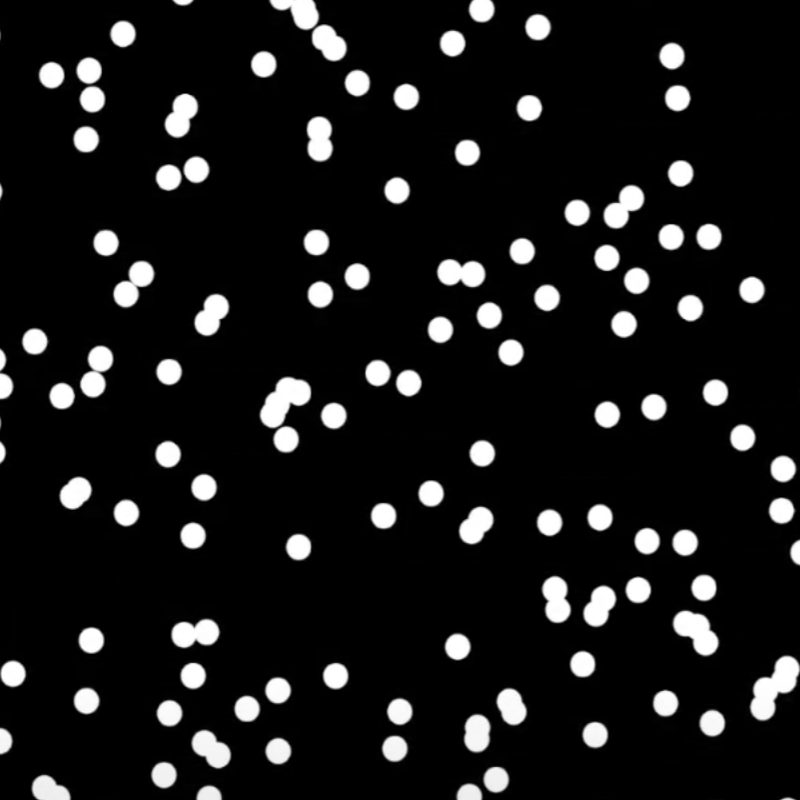
#> input picture public/py/image1.png, 800 x 800 px
$ python -i atest20.py   (imports and definitions only)   (older library calls are emulated)
#> lines starting #> are read from the running program, lines starting #| are printed output that depends on the picture; after the words box and inside, x2 and y2 are one past the last pixel; in counts of white or black regions, pixels touching at a corner belong together
import os
import csv
import cv2
import numpy as np
import matplotlib.pyplot as plt

# ======================
# CONFIG (edit these)
# ======================
IMG_DIR   = r"D:\vectionProject\public\camear1images"
CSV_PATH  = os.path.join(IMG_DIR, "cam1_tree_bbox.csv")

VIDEO_IN  = os.path.join(r"D:\vectionProject\public\freq_test_videos", "orig_lin.mp4")

FPS = 60
SECONDS_PER_STEP = 1.0
N_PER_STEP = int(round(FPS * SECONDS_PER_STEP))  # 60 (frames per step)
STEP_LEN_DIFF = N_PER_STEP - 1                   # 59 (diff samples per step)

WIN = 256  # ROI window size (256 or 320 recommended)

# Edge-only metrics
EDGE_TOP_PCT = 0.10        # top 10% strongest-gradient pixels
EDGE_DILATE  = 1           # 0=no, 1=3x3 dilate once (makes edge mask more stable)

# Preview video (ROI overlay)
MAKE_PREVIEW = True
PREVIEW_OUT  = os.path.join(os.path.dirname(VIDEO_IN), "roi_preview.mp4")

# Filters
SKIP_SEGMENT_FIRST_FRAME = True   # skip k==0 for step>0 to avoid duplicate endpoints
SKIP_IF_TOUCH_BORDER     = True   # skip frames where ROI window is clamped to image border

# Limit analysis (optional)
MAX_STEPS = None  # e.g. 13; None = use all available

# ======================
# utils
# ======================
def clamp_int(v, lo, hi):
    return max(lo, min(hi, int(v)))

# [10 lines left out: function crop_center, not called in this run]

def to_gray_float(im_bgr):
    return cv2.cvtColor(im_bgr, cv2.COLOR_BGR2GRAY).astype(np.float32) / 255.0

def grad_mag(gray):
    gx = cv2.Sobel(gray, cv2.CV_32F, 1, 0, ksize=3)
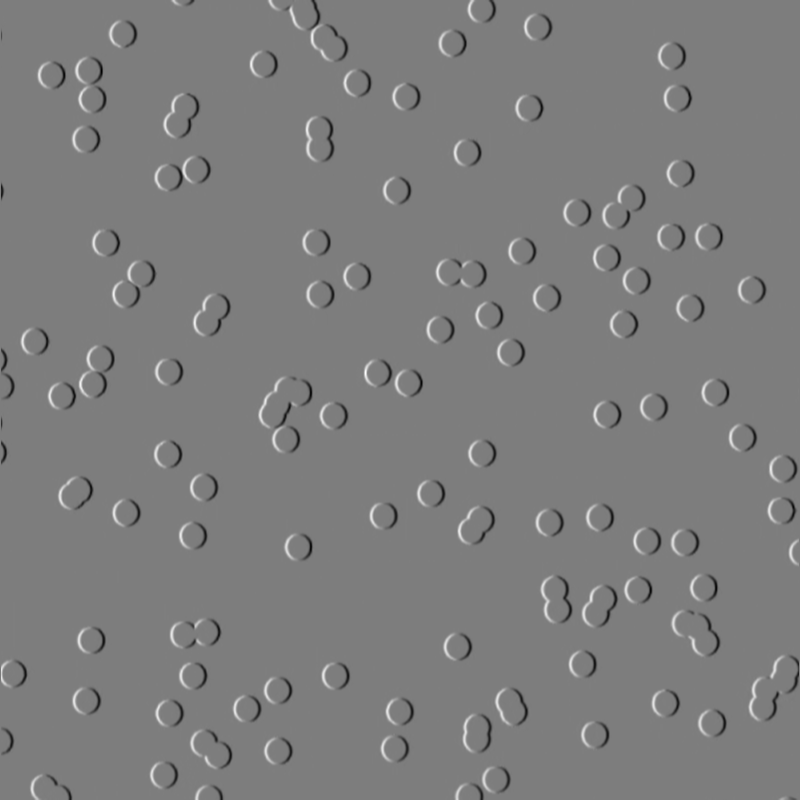
#> gx: shape (800, 800) float32; min -829, max 854, mean -0.3; drawn with min black and max white
    gy = cv2.Sobel(gray, cv2.CV_32F, 0, 1, ksize=3)
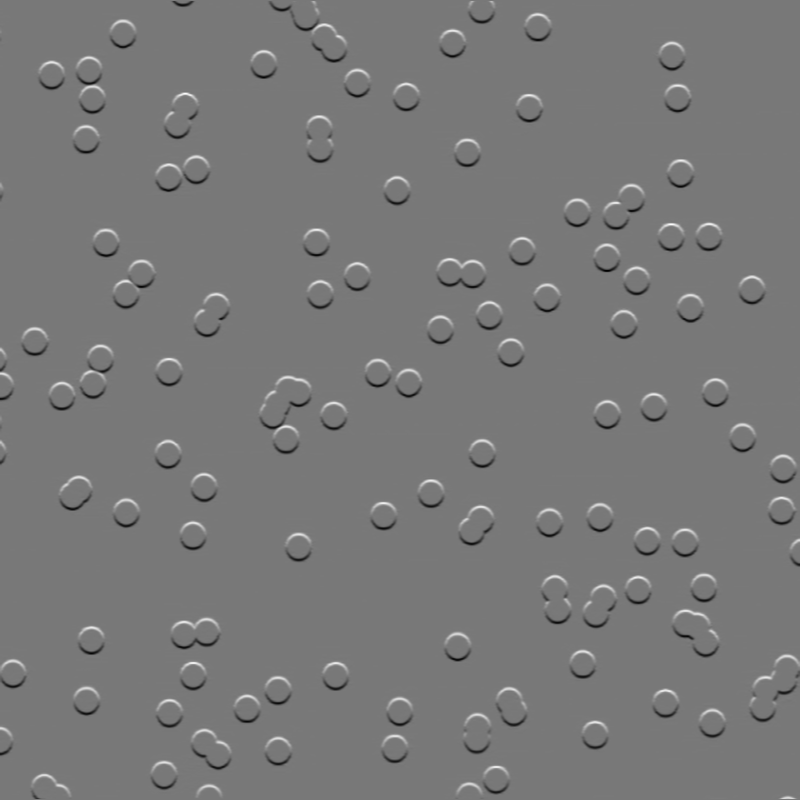
#> gy: shape (800, 800) float32; min -830, max 921, mean 0; drawn with min black and max white
    return np.sqrt(gx*gx + gy*gy)
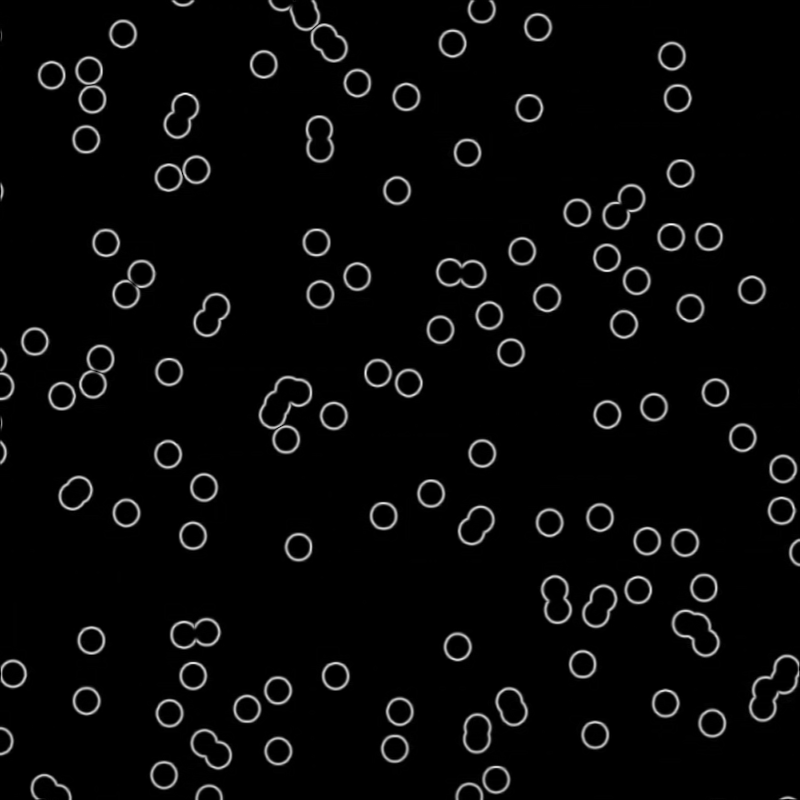
#> returned value: shape (800, 800) float32; min 0, max 921.1, mean 30; drawn with min black and max white

def edge_mask_from_gray(gray, top_pct=0.10, dilate=1):
    g = grad_mag(gray)
    thr = np.quantile(g, 1.0 - float(top_pct))
#> thr = 11.4
    m = (g >= thr)
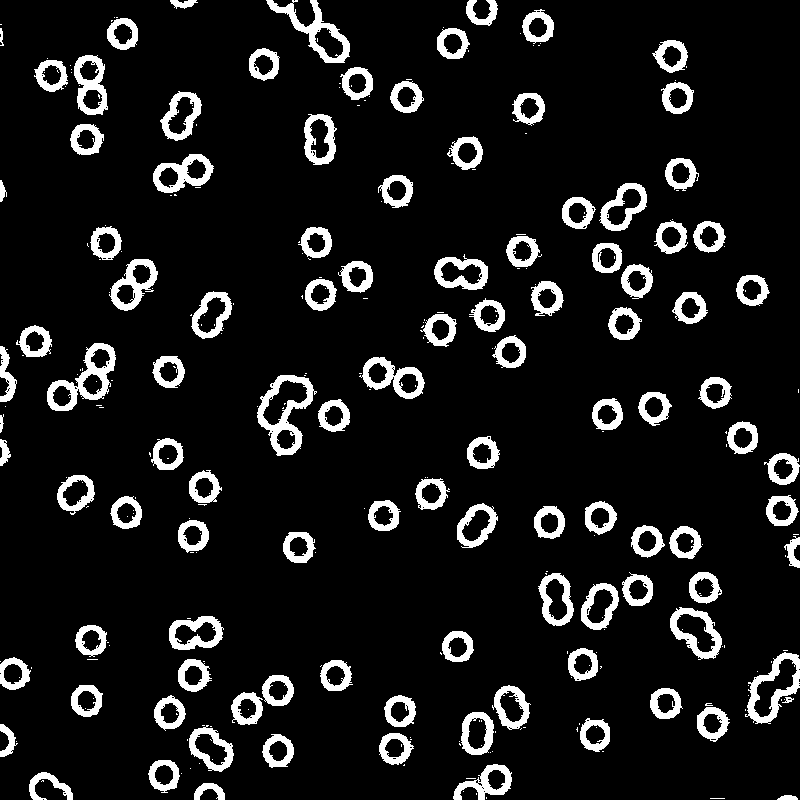
#> m: shape (800, 800) bool; 10.1% white; 304 white regions (197 under 20 px), largest, box (x1, y1, x2, y2) and area: (257, 375, 317, 456) 1635, (47, 343, 116, 411) 1554, (266, 0, 350, 63) 1353
    if dilate and dilate > 0:
        k = np.ones((3,3), np.uint8)
        m = cv2.dilate(m.astype(np.uint8), k, iterations=int(dilate)).astype(bool)
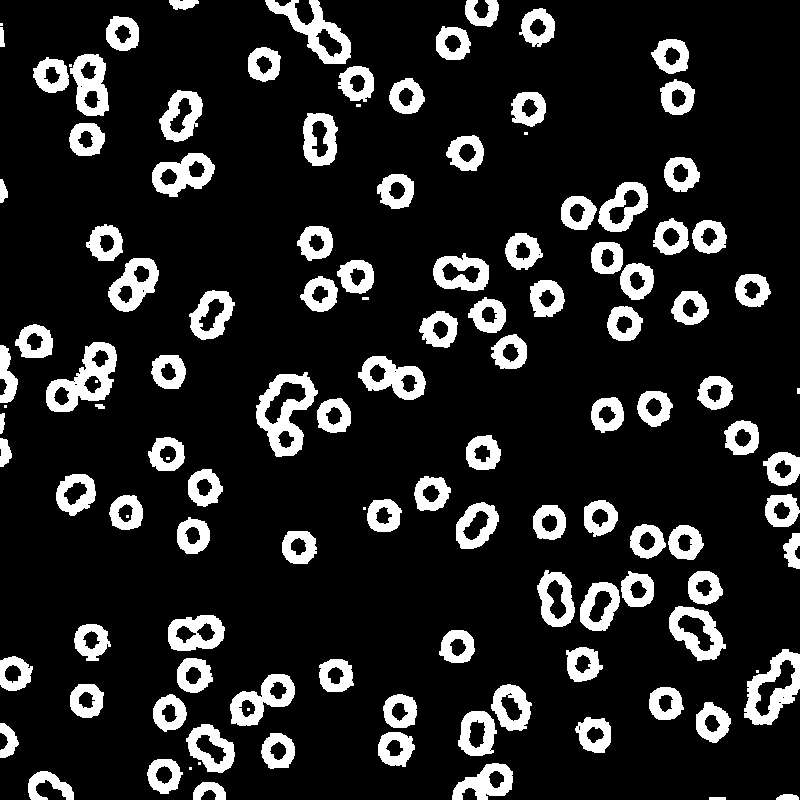
#> m: shape (800, 800) bool; 14.4% white; 122 white regions (14 under 20 px), largest, box (x1, y1, x2, y2) and area: (256, 372, 318, 457) 2320, (46, 342, 117, 412) 2211, (744, 649, 800, 725) 1952
    return m

# [270 lines left out: functions compute_metrics, read_centers_from_csv, aligned_mean_std, main, not called in this run]

# [2 lines not run here, left out]

>>> import cv2
>>> picture = cv2.imread('image1.png', cv2.IMREAD_GRAYSCALE)
>>> result = edge_mask_from_gray(picture)

$ run again, on public/py/image2.png
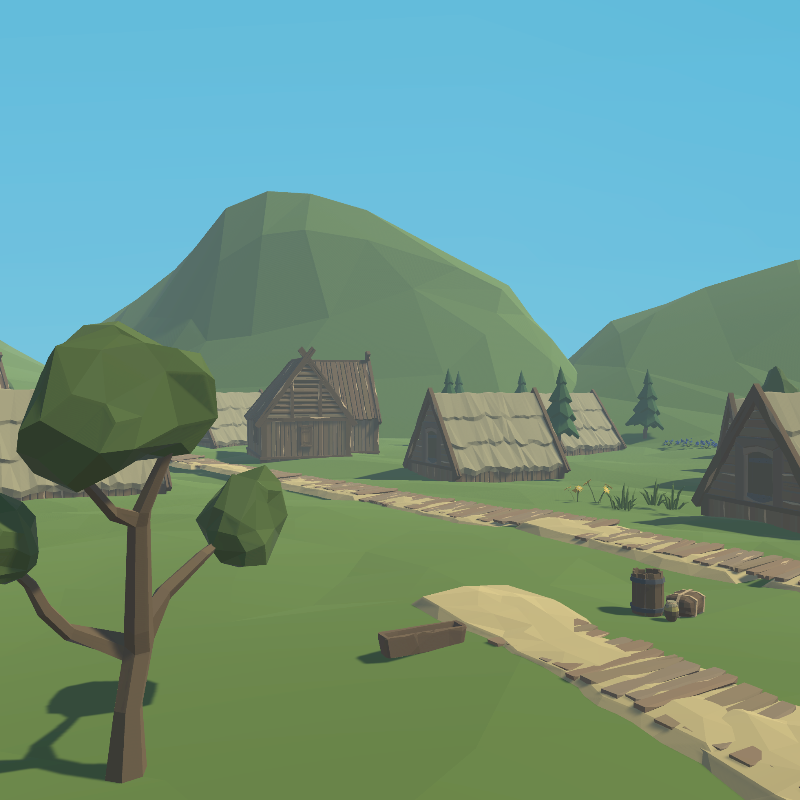
#> input picture public/py/image2.png, 800 x 800 px
#> in grad_mag, `return np.sqrt(gx*gx + gy*gy)`:
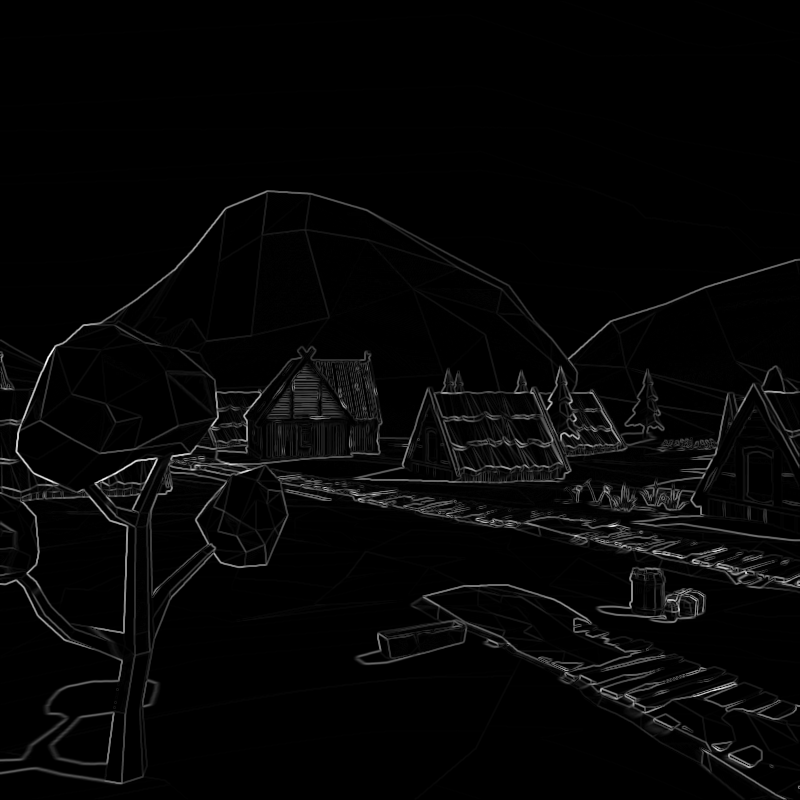
#> returned value: shape (800, 800) float32; min 0, max 532.2, mean 12.6; drawn with min black and max white
#> thr = 29.7
#> in edge_mask_from_gray, `m = cv2.dilate(m.astype(np.uint8), k, iterations=int(dilate)).astype(b..`:
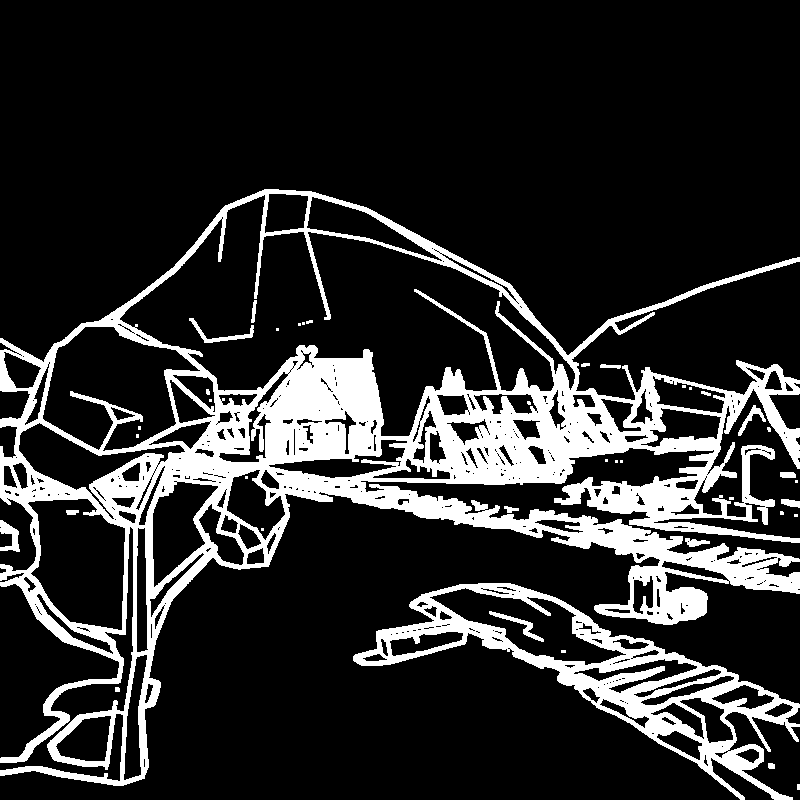
#> m: shape (800, 800) bool; 17.6% white; 40 white regions (21 under 20 px), largest, box (x1, y1, x2, y2) and area: (0, 189, 800, 786) 93581, (353, 583, 800, 800) 16838, (189, 318, 254, 343) 334

$ run again, on public/py/image3.png
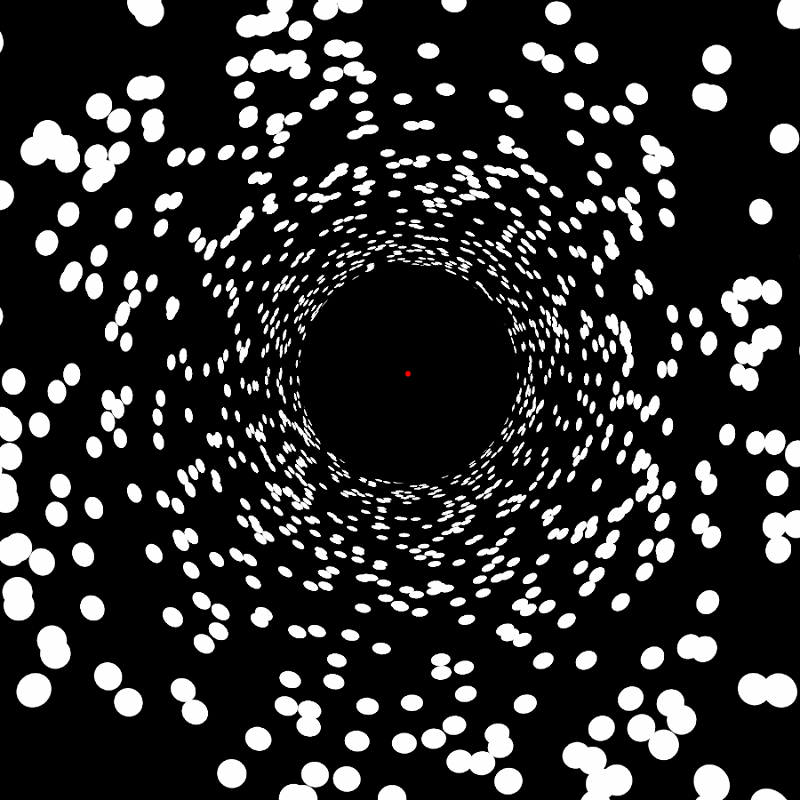
#> input picture public/py/image3.png, 800 x 800 px
#> in grad_mag, `return np.sqrt(gx*gx + gy*gy)`:
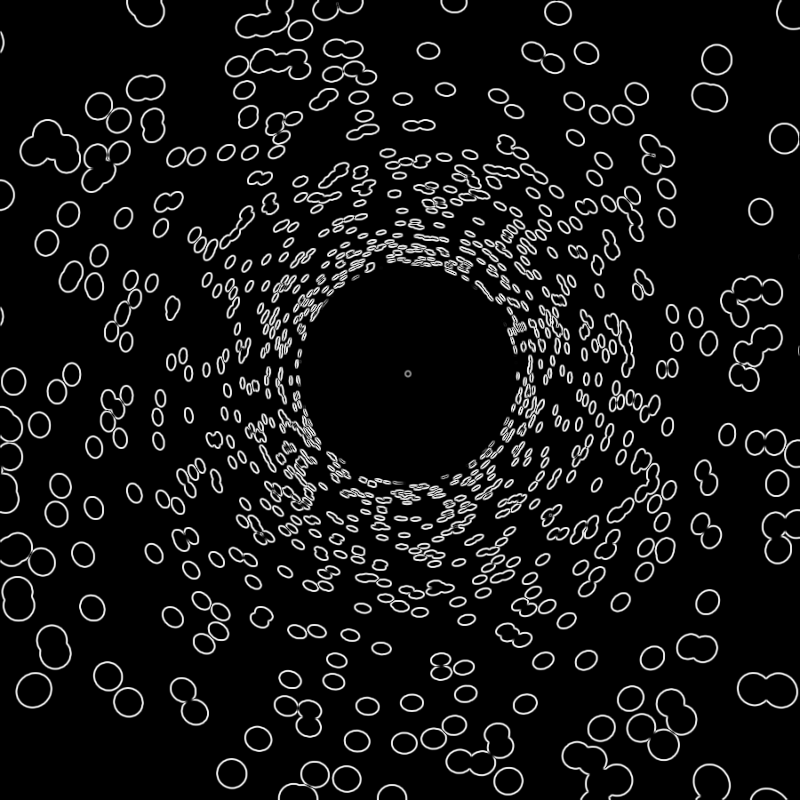
#> returned value: shape (800, 800) float32; min 0, max 1140.4, mean 90.3; drawn with min black and max white
#> thr = 382.6
#> in edge_mask_from_gray, `m = cv2.dilate(m.astype(np.uint8), k, iterations=int(dilate)).astype(b..`:
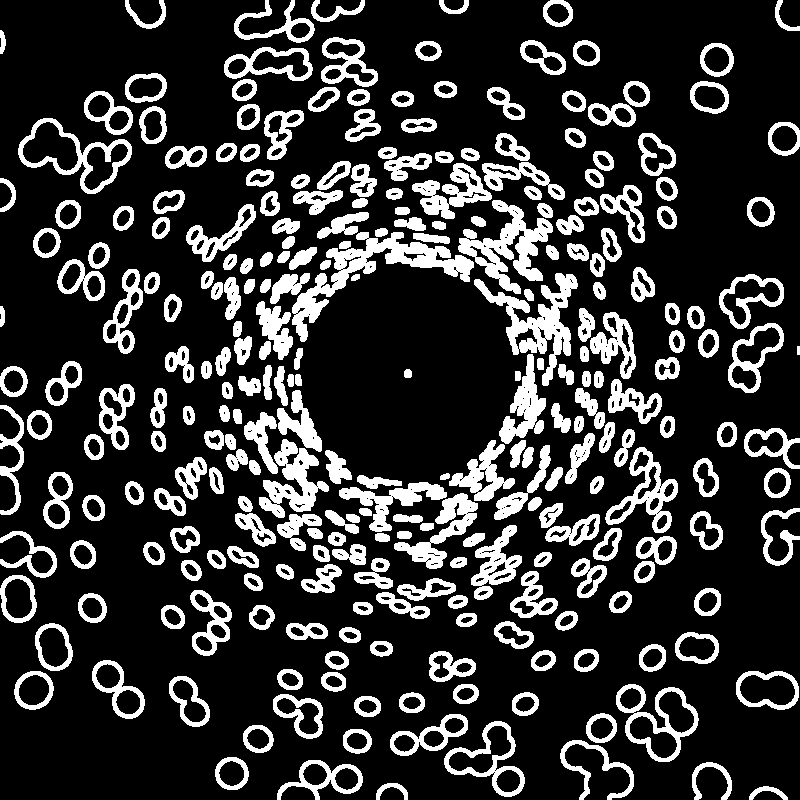
#> m: shape (800, 800) bool; 20.4% white; 274 white regions, largest, box (x1, y1, x2, y2) and area: (292, 232, 474, 342) 4468, (474, 273, 578, 386) 3482, (458, 200, 553, 294) 3367
